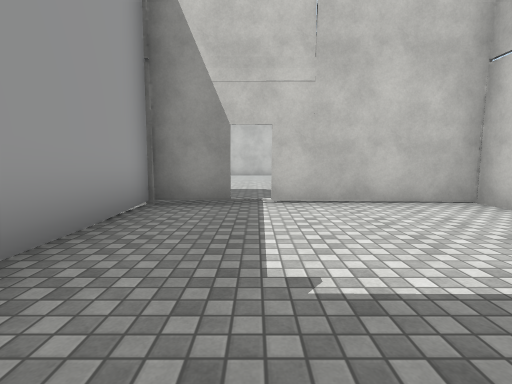
view 1 (above)

21 first-person views from a walk through a 3-D level made in the Unity game engine. The camera is 1.3 m above the floor, tilts 6° down and sees 85° across. The floor is counted in squares, 2 m on a side. Each view is taken from the middle of a square. On the plan, view 1 faces up. The plan holds only what a view shows up to about 9 squares ahead; the rest is blank. The place goes on beyond the plan. The player character is not drawn. Door leaves are left out, so doorways stand open. Some surface patterns are stand-ins.

view 2
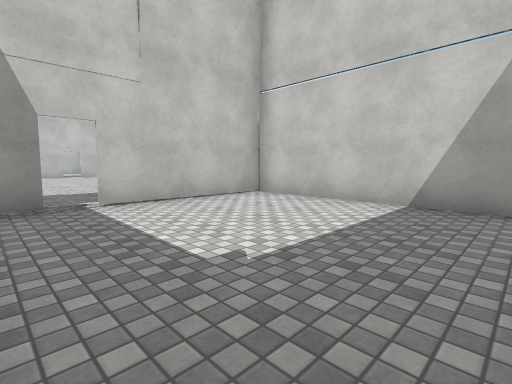

view 3
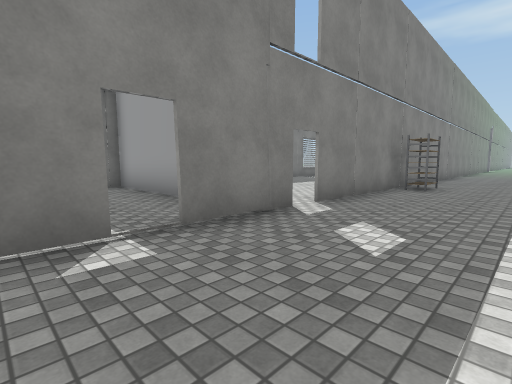

view 4
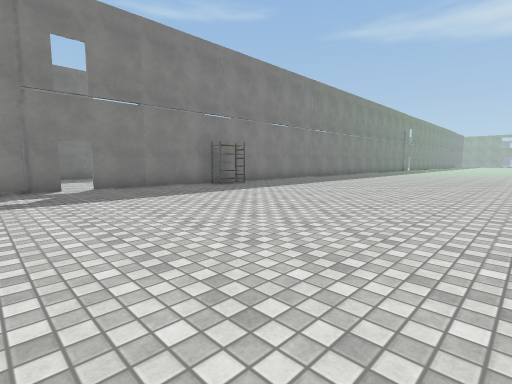

view 5
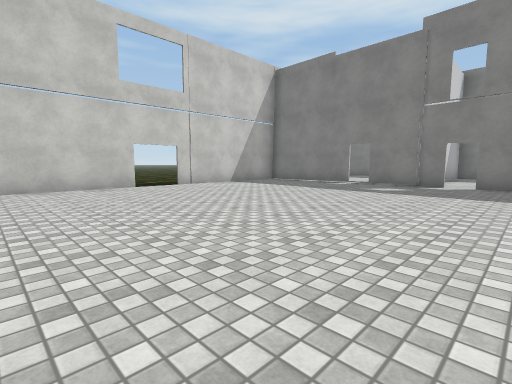

view 6
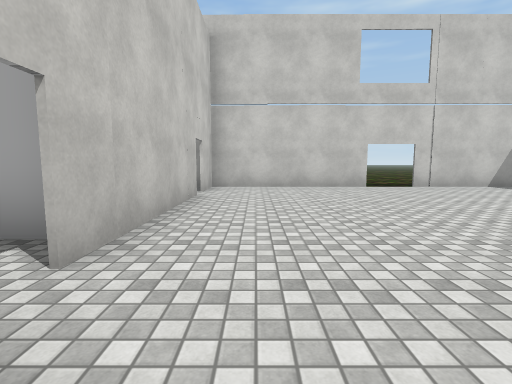

view 7
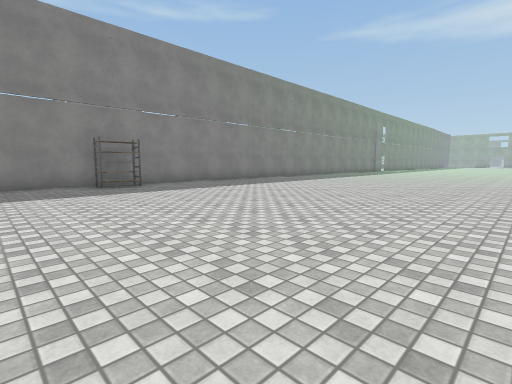

view 8
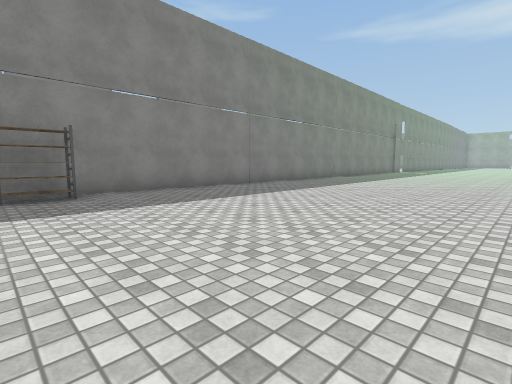

view 9
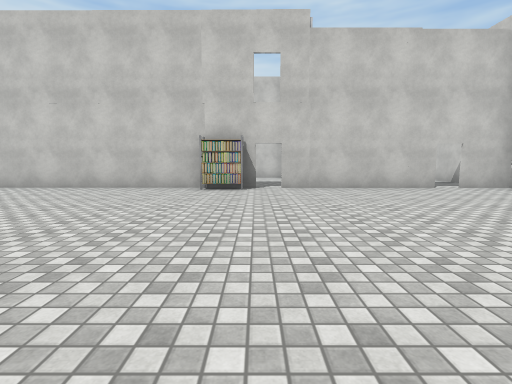

view 10
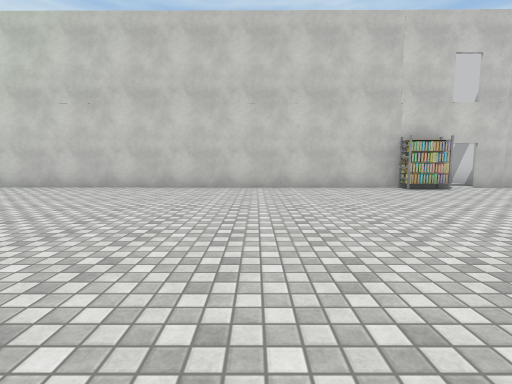

view 11
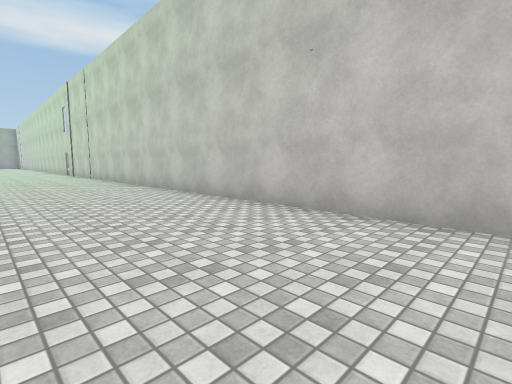

view 12
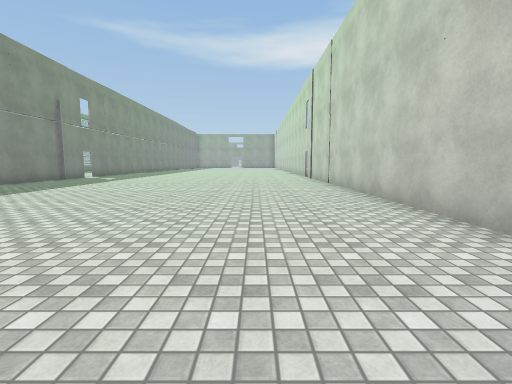

view 13
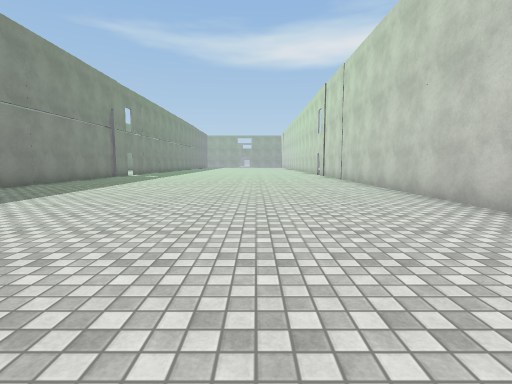

view 14
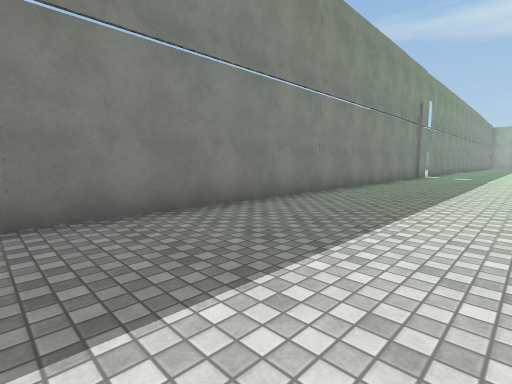

view 15
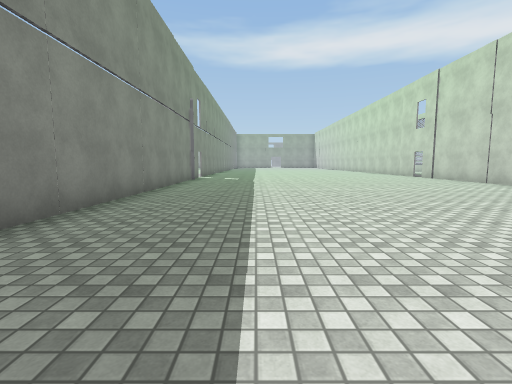

view 16
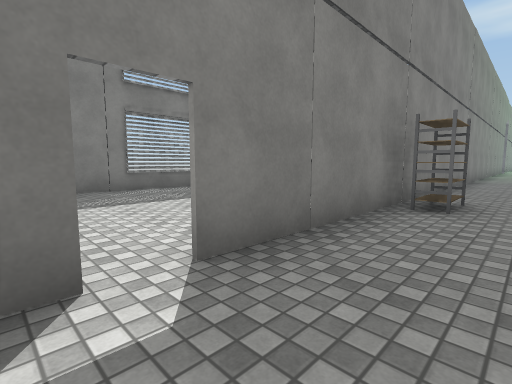

view 17
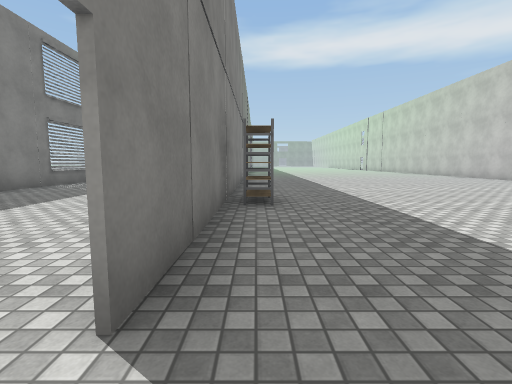

view 18
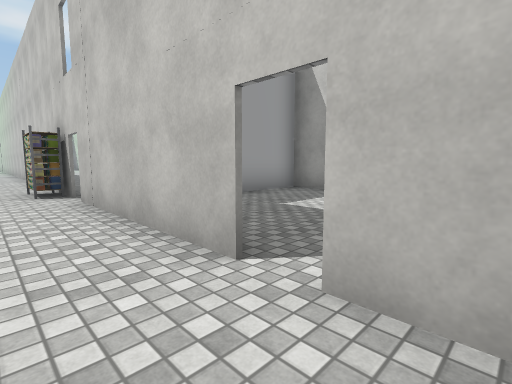

view 19
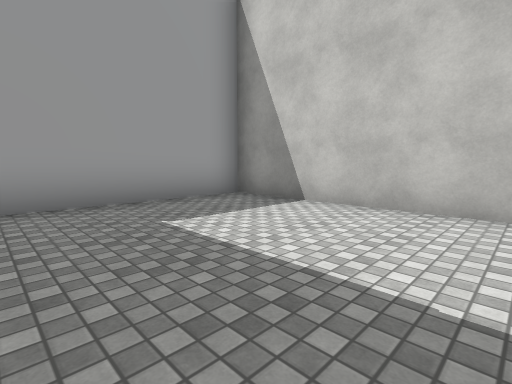

view 20
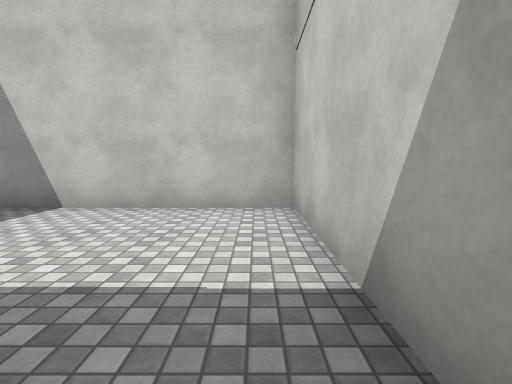

view 21
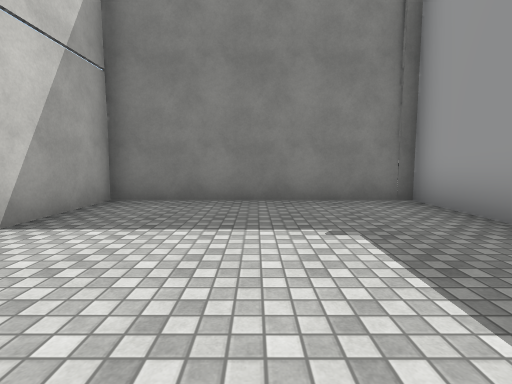

### Floor plan
Points are (right, up) in squares from view 1. A wall is a line through its corners. A room is listed if a view was taken in it or the views show most of it. See-through windows are left out.
Room 1 (views 1, 2, 21)
walls: (-0.3, 4.5) (-1.6, 4.5) (-1.6, -0.8) (3.5, -0.8) (3.5, 4.5) (0.2, 4.5)
ways out: open door at (0, 4.5) to room 2
Room 2 (views 3, 4, 5, 6, 7, 8, 9, 10, 11, 12, 13, 14, 15, 16, 17, 18)
walls: (-4.4, 14.2) (-23.1, 14.2); (-2.4, 4.5) (-0.4, 4.5); (0.2, 4.5) (1, 4.5); (1.7, 14.2) (-2.4, 14.2); (3.5, 9.9) (3.5, 14.1); (3.5, 6) (3.5, 8.8); (-23.2, 4.5) (-2.9, 4.5); (3.6, 14.2) (2.2, 14.2)
ways out: open door at (0, 4.5) to room 1; open door at (2, 14) to room 3; open door at (-2.5, 4); open door at (-2, 14); open door at (4, 9.5)
objects: rack (-7, 5); rack (-4, 14) to (-3, 14)
Room 3 (views 19, 20)
walls: (3.5, 14.1) (3.6, 19) (-1.6, 19) (-1.6, 14.1)
ways out: open door at (2, 14) to room 2

Positions as (right, up) in squares from view 1, and headings:
1: (0, 0), facing up
2: (-1, 0), facing up-right
3: (1, 7), facing down-left
4: (-1, 12), facing down-left
5: (-4, 13), facing down-right
6: (-4, 13), facing right
7: (-4, 13), facing down-left
8: (-6, 11), facing down-left
9: (-3, 7), facing up
10: (-8, 7), facing up
11: (-10, 11), facing up-left
12: (-14, 12), facing left
13: (-12, 11), facing left
14: (-12, 8), facing down-left
15: (-14, 7), facing left
16: (-2, 6), facing down-left
17: (-2, 5), facing left
18: (3, 13), facing up-left
19: (3, 15), facing up-left
20: (3, 15), facing up
21: (1, 4), facing down
